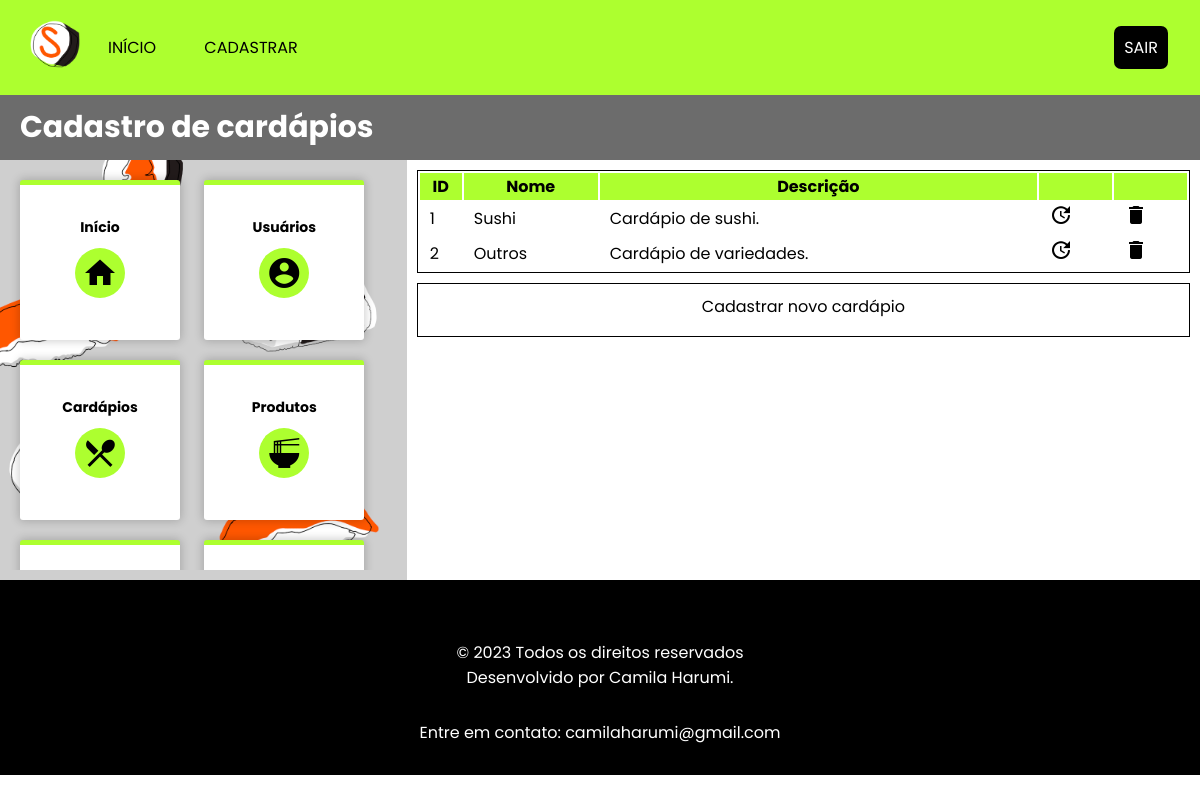
Screenshot of /listarCardapios.php (signed in) with the database file from the repository.
### tables this page shows
CREATE TABLE IF NOT EXISTS Cardapio (
    CodCardapio TINYINT NOT NULL AUTO_INCREMENT,
    Nome VARCHAR(50) NOT NULL,
    Descricao TEXT NOT NULL,
    PRIMARY KEY (CodCardapio)
);

### listarCardapios.php (the view, shortened to what this page needs)
<?php include 'includes/menu.php' ?>
<header id="header-cadastro">
    <h1>Cadastro de cardápios</h1>
</header>
<section id="tela-gerenciamento">
    <?php include 'includes/sidebar.php' ?>
    <article>
        <table>
            <tr>
                <th>ID</th>
                <th>Nome</th>
                <th>Descrição</th>
                <th></th>
                <th></th>
            </tr>
            <?php
                include 'includes/conectarBD.php';
                $sql = "SELECT * FROM Cardapio";
                $resultado = mysqli_query($conn, $sql);
                if ($resultado) {
                    while ($row = mysqli_fetch_assoc($resultado)) {
                        echo "<tr>
                                <td>" . $row['CodCardapio'] . "</td>
                                <td>" . $row['Nome'] . "</td>
                                <td>" . $row['Descricao'] . "</td>
                                <td><a href='cadastrarCardapio.php?id=" . $row['CodCardapio'] . "'><i class='material-icons'>update</i></a></td>
                                <td><a href='excluirCardapio.php?id=" . $row['CodCardapio'] . "'><i class='material-icons'>delete</i></a></td>
                            </tr>";
                    }
                }
            ?>
        </table>
        <div class="botao-cadastrar"><a href="cadastrarCardapio.php">Cadastrar novo cardápio</a></div>
    </article>
</section>
<?php include 'includes/rodape.php';?>

### css/style.css (style rules this page uses)
* { box-sizing: border-box; -webkit-box-sizing: border-box; -moz-box-sizing: border-box; font-family: 'Poppins', Arial, Verdana, sans-serif; }
body, h1, h2, p, a { padding: 0px; margin: 0px; overflow-x: hidden; }
body { min-height: 100vh; }
table { background-color: white; width: 100%; margin: auto; border: 1px solid black; }
table th { background-color: greenyellow; }
table td { padding-left: 10px; }
h1 { font-size: 30px; }
#header-cadastro { background-color: #6c6c6c; color: white; font-size: 20px; padding: 10px; padding-left: 20px; }
section#tela-gerenciamento { display: flex; display: -webkit-flex; }
article { padding: 10px; -webkit-flex: 3; -ms-flex: 3; flex: 2; overflow: scroll; overflow-x: hidden; }
.botao-cadastrar { background-color: white; color: black; width: 100%; text-align: center; margin-top: 10px; border: 1px solid black; cursor: pointer; transition: 0.4s; }
.botao-cadastrar a { display: inline-block; color: black; width: 100%; height: 100%; text-decoration: none; padding: 10px; }
.material-icons { color: black; }

### rows the page displays
cardapio: CodCardapio "1", Nome "Sushi", Descricao "Cardápio de sushi."
cardapio: CodCardapio "2", Nome "Outros", Descricao "Cardápio de variedades."
